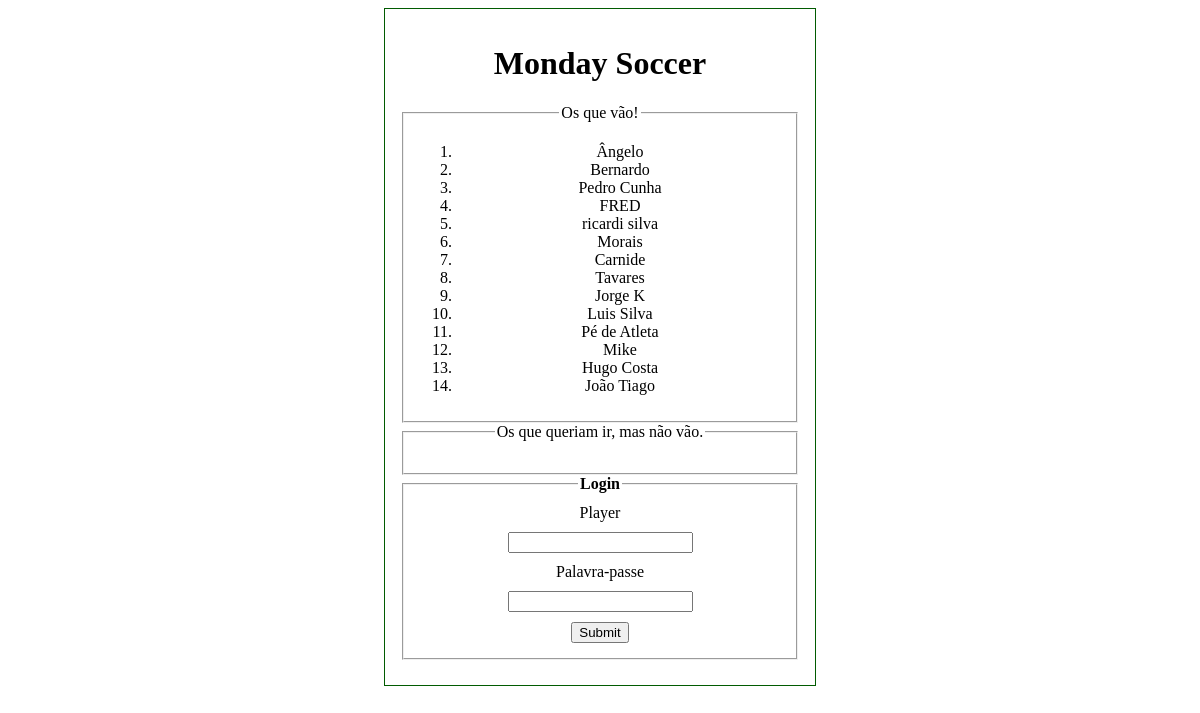
/site/index.php, run on an earlier commit of the app's database.
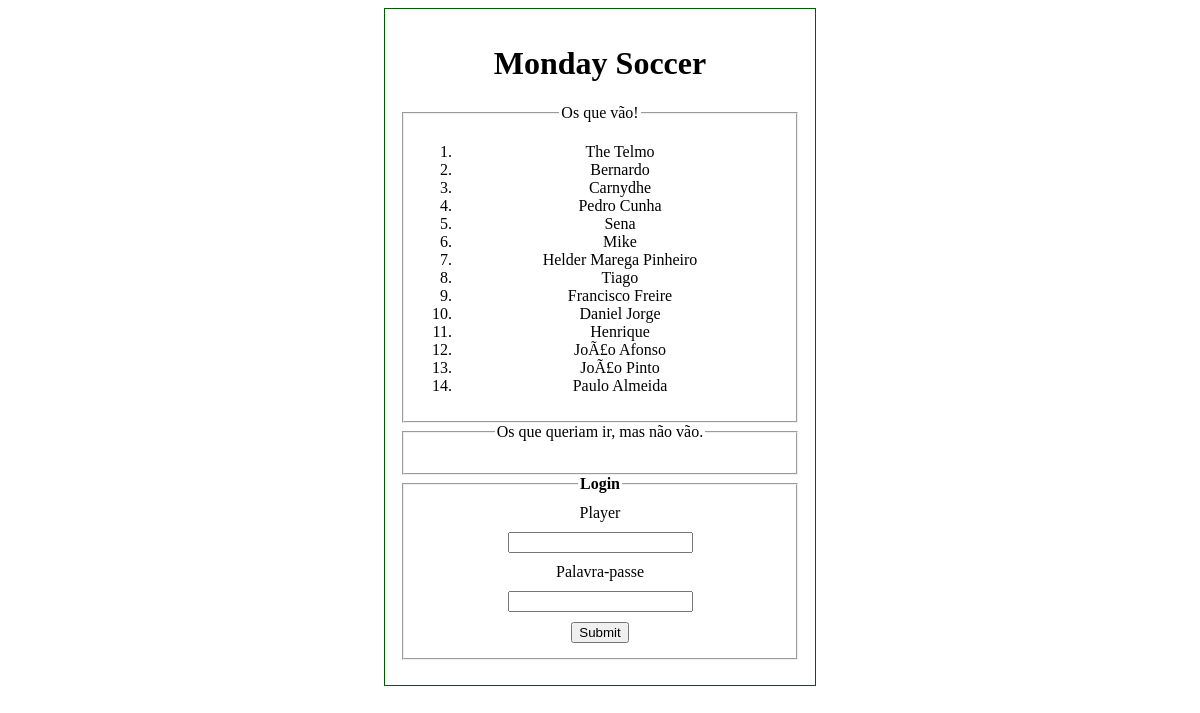
And on a later commit of the database.
### tables this page shows
CREATE TABLE `players` (
  `id` int(10) UNSIGNED NOT NULL,
  `player` varchar(45) NOT NULL,
  `timestamp` timestamp NOT NULL DEFAULT CURRENT_TIMESTAMP ON UPDATE CURRENT_TIMESTAMP
);

### site/php/functions.php (called while the page is built, shortened)
<?php
function getPlayers()
{
        include ('php/config.php');
        include_once('php/MySQL.php');
        $db = new MySQL($dbhost,$dbname,$dbuser,$dbpass);
        return $db->query("SELECT * from players ORDER BY timestamp");
}
function isLoggedIn()
{
        $result = false;
        return $result;
}
?>

### site/php/MySQL.php (called while the page is built, shortened)
<?php
class MySQL {
	var $_host = "";
	var $_user = "";
	var $_password = "";
	var $_linkID = 0;
	function MySQL($host,$database,$user,$password) {
		$this->_host = $host;
		$this->_user = $user;
		$this->_password = $password;
	}
	function _connect() {
		if ($this->_linkID==0) {
			$this->_linkID = @mysql_pconnect($this->_host, $this->_user, $this->_password);
		}
	}
	function query($sql) {
		$this->_queryID = mysql_query($sql,$this->_linkID);
		return $this->_queryID;
	}
}
?>

### site/index.php (the view, shortened to what this page needs)
<!DOCTYPE html PUBLIC "-//W3C//DTD XHTML 1.0 Transitional//EN" "http://www.w3.org/TR/xhtml1/DTD/xhtml1-transitional.dtd">
<html>
	<head>
		<link href="css/style.css" rel="stylesheet" type="text/css" />
	</head>
	<body>
	<div id="wrapper">
		<h1>Monday Soccer</h1>
		<fieldset title="Players">
			<legend>Os que v&atilde;o!</legend>
			<ol>
				<?php
					include_once "php/functions.php";
					$result = getPlayers();
                                        $counter = 0;
                                        $breaked = false;
					if(isLoggedIn())
					{
						while($row=mysql_fetch_array($result, MYSQL_ASSOC))
						{
							echo "<li>".$row['player']." &nbsp; <a href=\"php/removePlayer.php?id=".$row['id']."\">remove</a></li>";
                                                        $counter++;
                                                        if($counter > 13)
                                                        {
                                                            $breaked = true;
                                                            break;
                                                        }
						}
					}
					else
					{
						while($row=mysql_fetch_array($result, MYSQL_ASSOC))
						{
							echo "<li>".$row['player']."</li>";
                                                        $counter++;
                                                        if($counter > 13)
                                                        {
                                                            $breaked = true;
                                                            break;
                                                        }
						}
					}
				?>
			</ol>
		</fieldset>
                <?php
                    if($breaked)
                    {
                        echo "<fieldset title=\"Substitutes\"><legend>Os que queriam ir, mas n&atilde;o v&atilde;o.</legend><ol>";
                    }
                    echo "</ol></fieldset>";
                ?>
		<?php
		if(isLoggedIn())
		{
		?>
				<form method="post" action="php/addPlayer.php">
				<fieldset>
					<legend>Vais jogar?</legend>
					<ol>
						<li><label>O meu nome pr&oacute;prio:</label></li>
						<li><input name="player" type="text" /></li>
						<li><label>Escreve alguma javardeira (opcional)</label></li>
						<li><textarea name="mailTxt" rows="4" cols="20"></textarea></li>
						<li><input type="submit" value="Adoro o bigode do gajo careca!" /></li>
					</ol>
				</fieldset>
				</form>
				<?php
				if($_SESSION['profile'] == 'admin')
				{
				?>
                                    <form method="post" action="php/newEvent.php">
                                        <fieldset>
                                                <legend>New Event?</legend>
                                                <ol>
                                                        <li><label>O Amigo vai jogar um joguinho novo?</label></li>
                                                        <li><label>Coloca aqui o subject do email (opcional)</label></li>
                                                        <li><input name="subject" type="text" /></li>
                                                        <li><input type="submit" value="Vou, vou" /></li>
                                                </ol>
                                        </fieldset>
                                    </form>
				<?php
				} ?>
				Logged in as <u><?php echo $_SESSION['name'] ?></u><br/> <a href="php/logout.php">Logout</a>
		<?php
		}
		else
		{
		?>
			<form method="post" action="php/login.php">
				<fieldset>
					<legend>Login</legend>
					<ol>
						<li><label for="username">Player</label></li>
						<li><input name="username" type="text" /></li>
						<li><label for="password">Palavra-passe</label></li>
						<li><input name="password" type="password" /></li>
						<li><input type="submit"  value="Submit"/></li>
					</ol>
				</fieldset>
			</form>
  <?php } ?>
	</div>
	</body>
</html>

### site/css/style.css (style rules this page uses)
#wrapper { border: 1px #015b01 solid; padding: 15px; width: 400px; text-align: center; margin: 0 auto; }
form fieldset { margin-bottom: 10px; }
form legend { padding: 0 2px; font-weight: bold; }
form label { display: inline-block; line-height: 1; vertical-align: text-bottom; }
form fieldset ol { margin: 0; padding: 0; }
form fieldset li { list-style: none; padding: 5px; margin: 0; }
form label { width: 220px; }

What changed in the data, as far as the page shows it:
removed players: player "Ângelo"
removed players: player "FRED"
removed players: player "ricardi silva"
removed players: player "Morais"
removed players: player "Carnide"
removed players: player "Tavares"
removed players: player "Jorge K"
removed players: player "Luis Silva"
removed players: player "Pé de Atleta"
removed players: player "Hugo Costa"
removed players: player "João Tiago"
added players: player "The Telmo"
added players: player "Carnydhe"
added players: player "Sena"
added players: player "Helder Marega Pinheiro"
added players: player "Tiago"
added players: player "Francisco Freire"
added players: player "Daniel Jorge"
added players: player "Henrique"
added players: player "JoÃ£o Afonso"
added players: player "JoÃ£o Pinto"
added players: player "Paulo Almeida"
